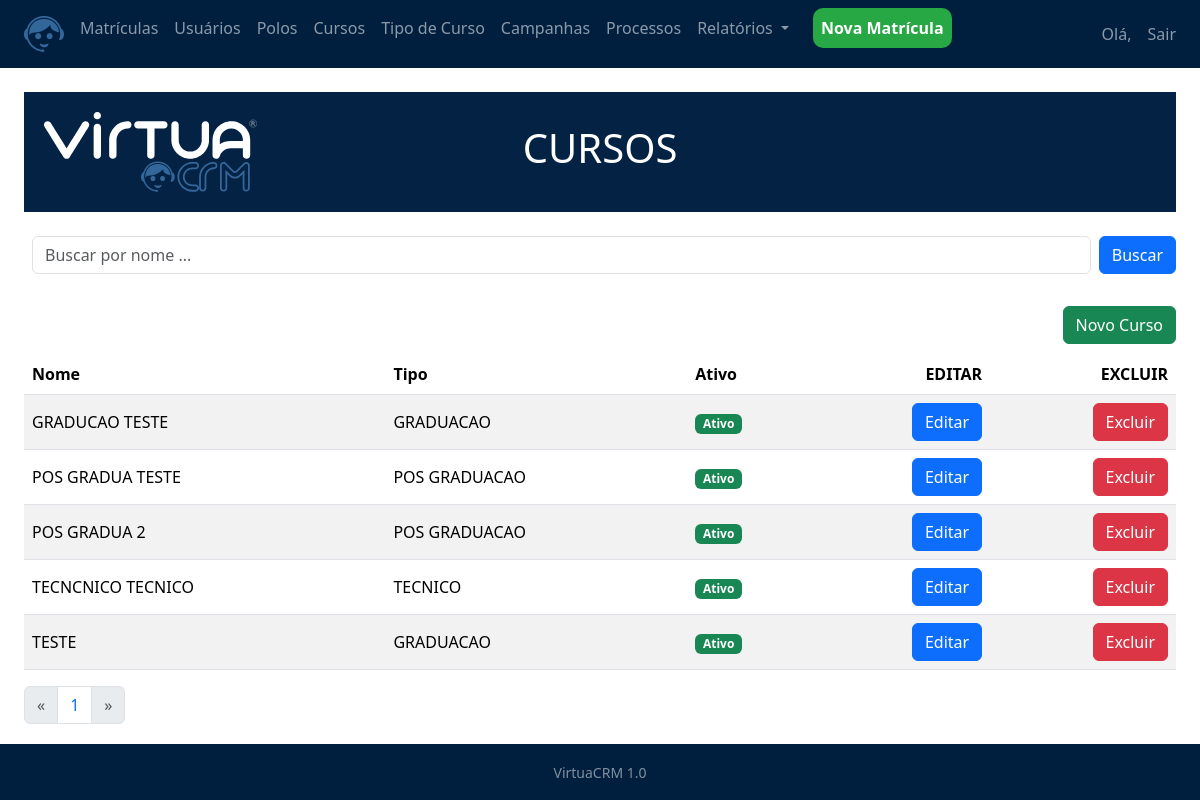
/matriculas/curso/ (signed in), run on the app's committed database.
### matriculas/models.py (models this page shows, shortened)
class cad_cursos(models.Model):
    nome = models.CharField(max_length=100)
    tipo_curso = models.ForeignKey(tipo_curso, on_delete=models.CASCADE)
    create_date = models.DateTimeField(auto_now_add=True)
    update_date = models.DateTimeField(auto_now=True)
    active = models.BooleanField(default=True)
    class Meta:
        db_table = 'cursos'
    def get_absolute_url(self):
        return reverse("matriculas:curso_update", kwargs={'id': self.id}) #Direciona para a url de edição
    def get_delete_url(self):
        return reverse("matriculas:curso_delete", kwargs={'id': self.id})# Exclui o resgistro

class tipo_curso(models.Model):
    nome = models.CharField(max_length=100)
    pontos = models.IntegerField()
    create_date = models.DateTimeField(auto_now_add=True)
    update_date = models.DateTimeField(auto_now=True)
    active = models.BooleanField(default=True)
    class Meta:
        db_table = 'tipo_curso'
    def __str__(self):
        return self.nome

### matriculas/views.py (the view)
# urls.py: path('curso/', CursoListView.as_view(), name='curso_list'),
class CursoListView(LoginRequiredMixin, ListView):
    template_name = 'matriculas/curso_list.html'
    model = cad_cursos
    queryset = cad_cursos.objects.all()
    paginate_by = 10
    def get_queryset(self):
        queryset = super().get_queryset()
        search_query = self.request.GET.get('name', '')
        if search_query:
            queryset = queryset.filter(nome__icontains=search_query)
        return queryset

### matriculas/templates/matriculas/curso_list.html
{% extends 'model-page.html'%}
{% load static %}
{% block content %}
<link rel="stylesheet" type="text/css" href="{% static 'css/style.css' %}">
<div class="redenc mb-3 d-flex align-items-center text-center justify-content-between">
  <img src="{% static 'images/virtua_full.svg' %}" alt="Imagem" style="width: auto; height: 80px; margin-right: 10px;">
  <div class="mx-auto">
      <div class="d-flex">
          <h1>CURSOS</h1>
      </div>
  </div>
  <img src="{% static 'images/branco.svg' %}" alt="" style="width: auto; height: 80px; margin-right: 10px;">
</div>
<form>
  <div class="d-flex align-items-center">
    <div class="p-2 flex-grow-1">
      <input class="form-control" type="text" name="name" placeholder="Buscar por nome ...">
    </div>
    <div class="p2">
      <button type="submit" class="btn btn-primary">Buscar</button>
    </div>
  </div>
</form>
<div class="pt-4">
  <a href="{% url 'matriculas:cursos_new' %}"
  <button type="button" class="btn btn-success" style="float: right; margin-bottom: 10px;">Novo Curso</button>
  </a>
</div>
<table class="table table table-striped table-hover">
    <thead>
        <tr>
          <th class="text-start align-middle">Nome</th>
          <th class="text-start align-middle">Tipo</th>
          <th class="text-start align-middle"">Ativo</th>
          <th class="text-end align-middle">EDITAR</th>
          <th class="text-end align-middle">EXCLUIR</th>
        </tr>
      </thead>
      <tbody>
        {% for cad_curso in object_list %}
          <tr>
            <td class="text-start align-middle">{{cad_curso.nome}}</td>
            <td class="text-start align-middle">{{cad_curso.tipo_curso}}</td>
            <td class="text-start align-middle">
              {% if cad_curso.active %}
              <span class="badge bg-success">Ativo</span>
            {% else %}
              <span class="badge bg-danger">Inativo</span>
            {% endif %}
            </td>
            <td class="text-end align-middle"><a href = "{{ cad_curso.get_absolute_url }}"><button type="button" class="btn btn-primary">Editar</button></td>
              <form method="POST" action="{{ cad_curso.get_delete_url }}">{% csrf_token %}
                <td class="text-end align-middle"><button type="submit" class="btn btn-danger">Excluir</button></td>
              </form>
          </tr>
        {% endfor %}
      </tbody>
  </table>
  <ul class="pagination">
    {%if  page_obj.has_previous %}
      <li class="page-item">
        <a class="page-link" href="?page={{ page_obj.previous_page_number }}" aria-label="Previous">
          <span aria-hidden="true">&laquo;</span>
        </a>
      </li>
    {% else %}
      <li class="page-item disabled">
        <a class="page-link" href="#" aria-label="Previous">
          <span aria-hidden="true">&laquo;</span>
        </a>
      </li>
    {% endif %}
    {% for object in page_obj.paginator.page_range %}
      <li class="page-item"><a class="page-link" href="?page={{ forloop.counter }}">{{ forloop.counter }}</a></li>
    {% endfor %}
    {% if page_obj.has_next %}
      <li class="page-item">
        <a class="page-link" href="?page= {{ page_obj.next_page_number }}" aria-label="Next">
          <span aria-hidden="true">&raquo;</span>
        </a>
      </li>
    {% else %}
      <li class="page-item disabled">
        <a class="page-link" href="#" aria-label="Next">
          <span aria-hidden="true">&raquo;</span>
        </a>
      </li>
    {% endif %}
    </ul>
{% endblock %}

### core/static/css/style.css (style rules this page uses)
.redenc { background-color: #032244; color: #FFFFFF; text-align: center; padding: 20px; }

### core/templates/model-page.html (style rules this page uses)
html, body { height: 100%; }

### data on the page
cad_cursos: nome "GRADUCAO TESTE", tipo_curso "GRADUACAO", active "Ativo"
cad_cursos: nome "POS GRADUA TESTE", tipo_curso "POS GRADUACAO", active "Ativo"
cad_cursos: nome "POS GRADUA 2", tipo_curso "POS GRADUACAO", active "Ativo"
cad_cursos: nome "TECNCNICO TECNICO", tipo_curso "TECNICO", active "Ativo"
cad_cursos: nome "TESTE", tipo_curso "GRADUACAO", active "Ativo"
